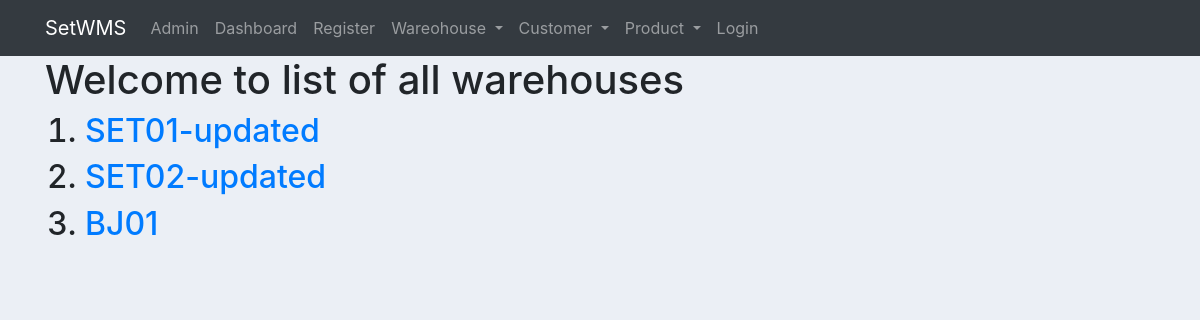
The page /set_app/warehouses/ on the database its author committed.
### set_app/models.py (models this page shows, shortened)
class Warehouse(models.Model):
	name = models.CharField(max_length=256, default="warehouse name")
	tel1 = models.CharField(max_length=256, default="XXXXXXXX")
	tel2 = models.CharField(max_length=256, default="XXXXXXXX")
	email = models.EmailField()
	address = models.CharField(max_length=512, default="address")
	postcode = models.CharField(max_length=10, default="XXXXXXXXXX")
	timestamp_created = models.DateTimeField(auto_now_add=True)

### set_app/views.py (the view)
# urls.py: path('warehouses/', views.WarehouseListView.as_view(), name='warehouse_list'),
class WarehouseListView(ListView):
	context_object_name = 'warehouses'
	model = Warehouse

### set_app/templates/set_app/warehouse_list.html
{% extends "set_app/set_app_base.html" %}
{% block body_block %}
    <h1>Welcome to list of all warehouses</h1>
    <ol>
        {% for warehouse in warehouses %}
            <h2>
                <li><a href="{{ warehouse.id }}">{{ warehouse.name }}</a></li>
            </h2>
        {% endfor %}
    </ol>
{% endblock %}

### static/css/main.css (style rules this page uses)
body { background-color: #ebeff5; }

### rows shown on the page
Warehouse: name "SET01-updated"
Warehouse: name "SET02-updated"
Warehouse: name "BJ01"
